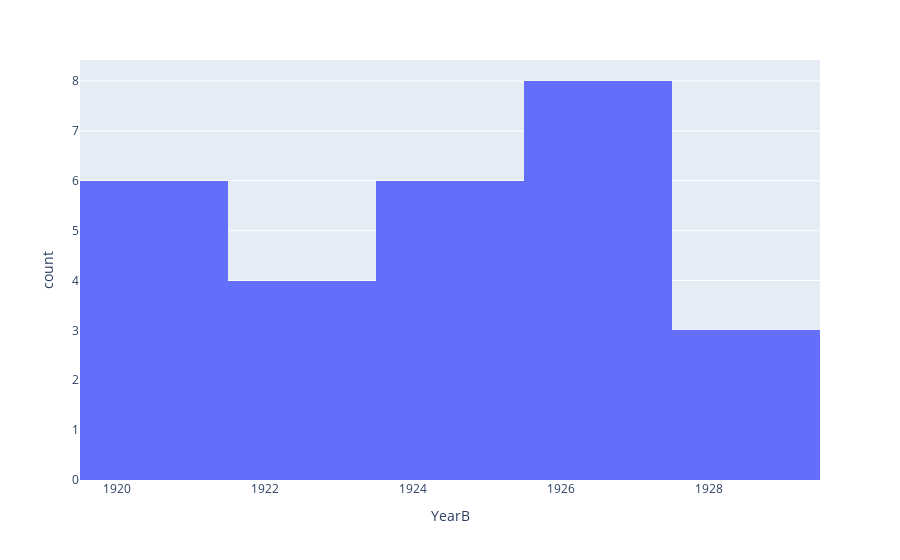

Source (notebook cell):
### Code cell
fig5 = px.histogram(early_twenties_df, x="YearB")
fig5.show()

### Figure 1 — Plotly figure (JSON) as saved in the notebook; plotly's stock layout.template omitted (floating-point values rounded to 4 significant figures)
{"data": [{"alignmentgroup": "True", "bingroup": "x", "hovertemplate": "YearB=%{x}<br>count=%{y}<extra></extra>", "legendgroup": "", "marker": {"color": "#636efa", "pattern": {"shape": ""}}, "name": "", "offsetgroup": "", "orientation": "v", "showlegend": false, "type": "histogram", "x": [1927, 1920, 1927, 1922, 1925, 1928, 1920, 1927, 1921, 1922, 1925, 1925, 1928, 1927, 1921, 1925, 1927, 1925, 1920, 1922, 1925, 1920, 1927, 1927, 1927, 1922, 1929], "xaxis": "x", "yaxis": "y"}], "layout": {"barmode": "relative", "legend": {"tracegroupgap": 0}, "margin": {"t": 60}, "xaxis": {"anchor": "y", "domain": [0, 1], "title": {"text": "YearB"}}, "yaxis": {"anchor": "x", "domain": [0, 1], "title": {"text": "count"}}}}
